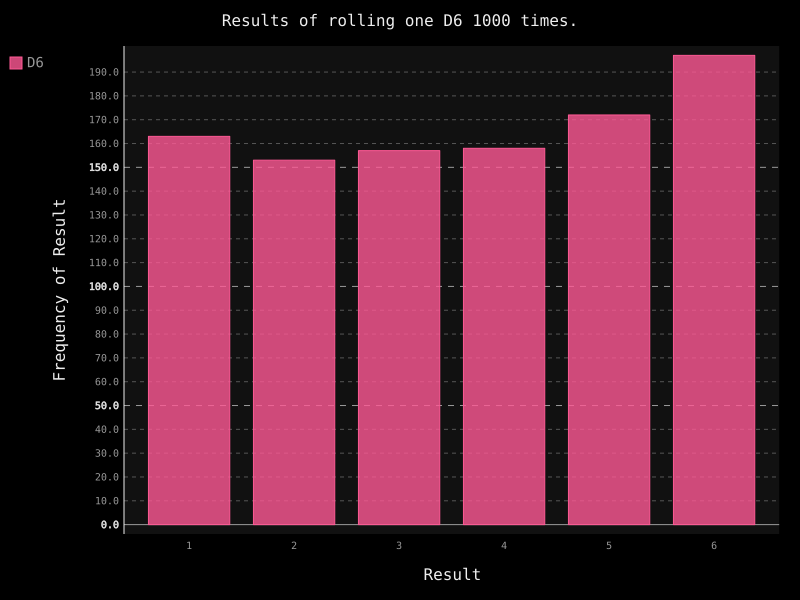

Write Python code to recreate this figure.
import pygal
from die import Die

# 创建一个D6
die = Die()

# 掷几次骰子，并将结果存储在一个列表中
results = []
for roll_num in range(1000):
    result = die.roll()
    results.append(result)

# 分析结果
frequecies = []
for value in range(1, die.num_sides+1):
    frequecy = results.count(value)
    frequecies.append(frequecy)

# 对结果进行可视化
hist = pygal.Bar()

hist.title = "Results of rolling one D6 1000 times."
hist.x_labels = ['1', '2', '3', '4', '5', '6']
hist.x_title = "Result"
hist.y_title = "Frequency of Result"

hist.add('D6', frequecies)
hist.render_to_file('die_visual.svg')
